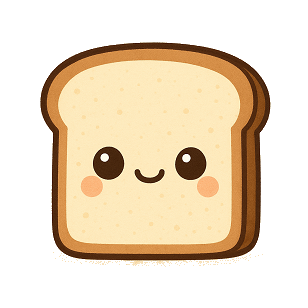
#> input picture images/share-art/art/Bakey.png, 308 x 308 px
$ python -i make_tiles.py   (imports and definitions only)
#> lines starting #> are read from the running program, lines starting #| are printed output that depends on the picture; after the words box and inside, x2 and y2 are one past the last pixel; in counts of white or black regions, pixels touching at a corner belong together
#!/usr/bin/env python3
"""Generate bioBakery tool tiles from tools.csv + art/.

    python3 make_tiles.py                  # both variants
    python3 make_tiles.py --variant desc   # only tiles with descriptions
    python3 make_tiles.py --variant name   # only name + art tiles

tools.csv columns:
    group        - must match a key in GROUP_COLORS below
    tool         - tool name shown on the tile
    description  - one sentence; auto-sized to fit on two lines
    art          - filename in art/ (blank -> Bakey placeholder)
    featured     - "yes" draws the star in the top-left corner

Outputs (in output/):
    tiles_with_descriptions.pdf / tiles_names_only.pdf   (one 7x5in page per tile, vector text)
    png/<variant>/<NN>_<tool>.png                         (300 dpi)
    contact_sheet_<variant>.png                           (quick review grid)
"""
import argparse
import base64
import csv
import html
import mimetypes
import re
import sys
from pathlib import Path

from playwright.sync_api import sync_playwright

ROOT = Path(__file__).resolve().parent
ART_DIR = ROOT / "art"
OUT_DIR = ROOT / "output"
FONT = ROOT / "fonts" / "Montserrat-VariableFont_wght.ttf"

# ---- design settings ------------------------------------------------------
GROUP_COLORS = {
    "Microbial Community Profiling Tools": "#b8ccea",
    "Analysis/Statistics Tools": "#e9b1b4",
    "Infrastructure/Utilities": "#e9caa9",
}
TEXT_COLOR = "#4f4f52"
PLACEHOLDER_ART = "Bakey.png"  # used when a tool's art cell is blank / file missing
TILE_W, TILE_H = 672, 480       # CSS px  (= 7in x 5in, same as the Canva template)
PNG_DPI = 300
SPECK_FRACTION = 0.002          # art blobs smaller than 0.2% of the drawing are treated as stray specks

VARIANTS = {
    # name: (with description?, name max px, art takes the rest)
    "desc": dict(label="tiles_with_descriptions", show_desc=True, name_max=74),
    "name": dict(label="tiles_names_only", show_desc=False, name_max=88),
}
# ---------------------------------------------------------------------------

STAR_SVG = (
    '<svg viewBox="0 0 24 24"><path fill="currentColor" d="M12 1.8l3.1 6.6 7.2.9-5.3 5 '
    '1.4 7.1L12 17.9l-6.4 3.5L7 14.3l-5.3-5 7.2-.9z"/></svg>'
)


def clean_art(path: Path) -> str:
    """Open PNG/JPG/PSD art, drop tiny stray specks, trim to content, return a PNG data URI."""
#> called with path = 'art/Bakey.png'
    import io
    import numpy as np
    from PIL import Image
    from scipy import ndimage
    im = Image.open(path).convert("RGBA")
#> im is the input picture: PIL image 308x308 RGBA; mean R, G, B, A 235, 211.9, 171.9, 119.5
    a = np.array(im)
    alpha = a[..., 3]
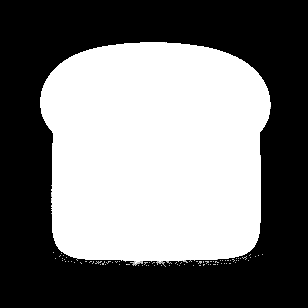
#> alpha: shape (308, 308); min 0, max 255, mean 119.5
    if alpha.min() == 255:  # no transparency (e.g. a JPG): use as-is
        return data_uri_bytes(path.read_bytes(), mimetypes.guess_type(path.name)[0] or "image/png")
    labels, n = ndimage.label(alpha > 40)
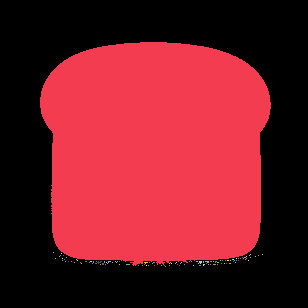
#> labels: shape (308, 308) int32; 116 distinct labels, from 0 to 115; one colour per label, 0 black
#> n = 115
    if n:
        sizes = ndimage.sum(np.ones_like(labels), labels, range(1, n + 1))
#> sizes = 115 values, max 44351 at index 0, min 1 at index 1, mean 387.1
        keep = np.isin(labels, 1 + np.flatnonzero(sizes >= SPECK_FRACTION * sizes.sum()))
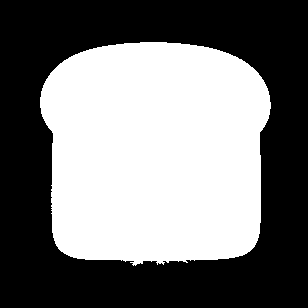
#> keep: shape (308, 308) bool; 46.8% white; 1 white region, box (x1, y1, x2, y2) and area: (40, 42, 271, 266) 44351
        # keep soft anti-aliased edges next to kept shapes, clear everything else
        keep = ndimage.binary_dilation(keep, iterations=3)
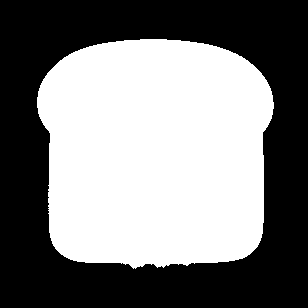
#> keep: shape (308, 308) bool; 49.2% white; 1 white region, box (x1, y1, x2, y2) and area: (37, 39, 274, 269) 46659
        a[..., 3] = np.where(keep, alpha, 0)
#> a: shape (308, 308, 4); 0.07% of pixels changed, all inside (x1, y1, x2, y2) = (53, 252, 263, 267)
    im = Image.fromarray(a)
    im = im.crop(im.getchannel("A").getbbox())
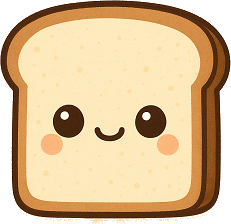
#> im: PIL image 231x224 RGBA; mean R, G, B, A 219.3, 188.6, 143.3, 218.8; transparent parts drawn white
    buf = io.BytesIO()
    im.save(buf, "PNG")
    return data_uri_bytes(buf.getvalue(), "image/png")


def data_uri_bytes(b: bytes, mime: str) -> str:
    return f"data:{mime};base64,{base64.b64encode(b).decode()}"


def data_uri(path: Path) -> str:
    mime = mimetypes.guess_type(path.name)[0] or "application/octet-stream"
    return f"data:{mime};base64,{base64.b64encode(path.read_bytes()).decode()}"


# [69 lines left out: functions load_rows, art_html, build_html, not called in this run]


def safe(name):
    return re.sub(r"[^A-Za-z0-9]+", "_", name).strip("_")


# [46 lines left out: functions render, contact_sheet, main, not called in this run]


# [2 lines not run here, left out]

>>> result = clean_art('art/Bakey.png')
